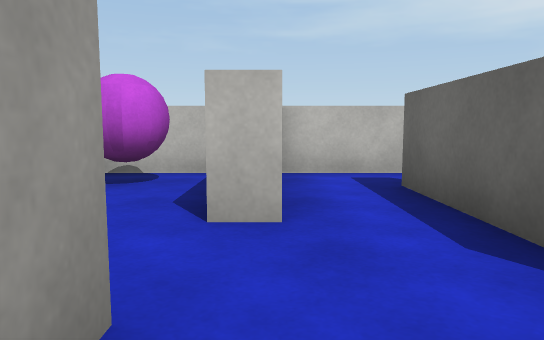
[1] (above)

24 first-person views from a walk through a Unity game level. The camera is 0.62 m above the floor, tilts 6° down and sees 70° across. The floor is counted in squares, 1 m on a side. Each view is taken from the middle of a square. On the plan, view 1 faces up. The plan holds only what a view shows up to about 10 squares ahead; the rest is blank. Surface patterns are stand-ins for the level's own textures.

[2]
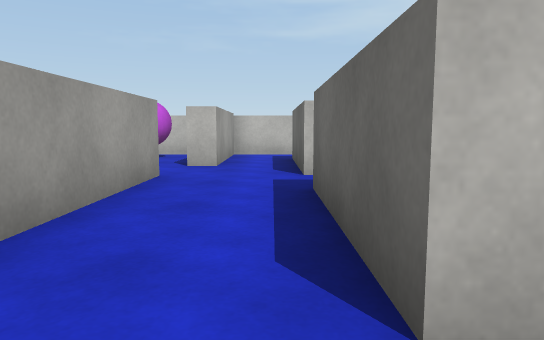

[3]
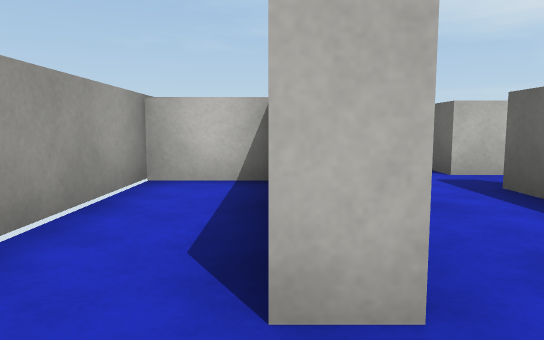

[4]
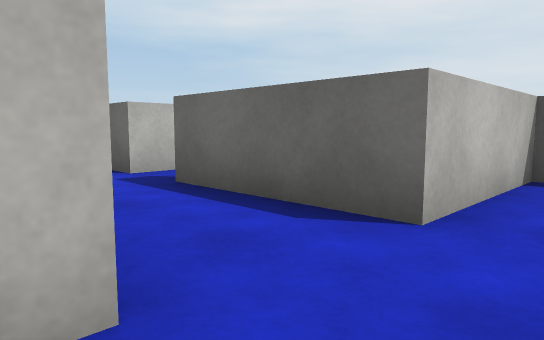

[5]
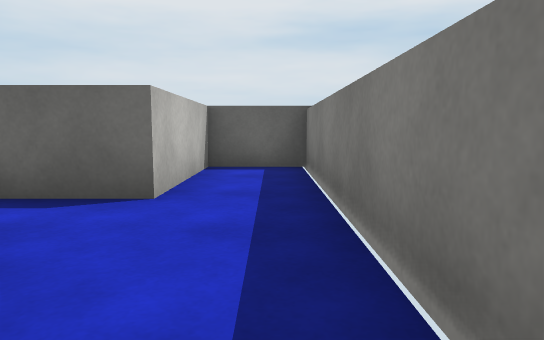

[6]
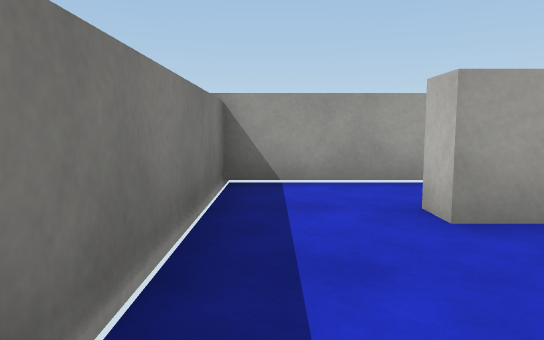

[7]
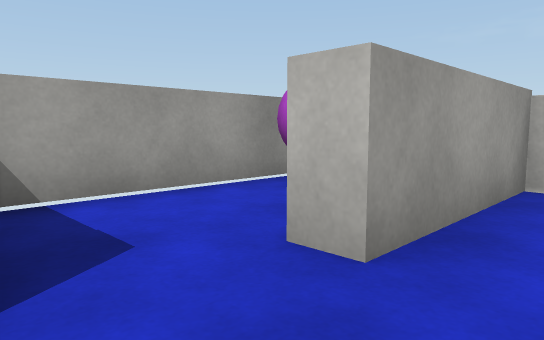

[8]
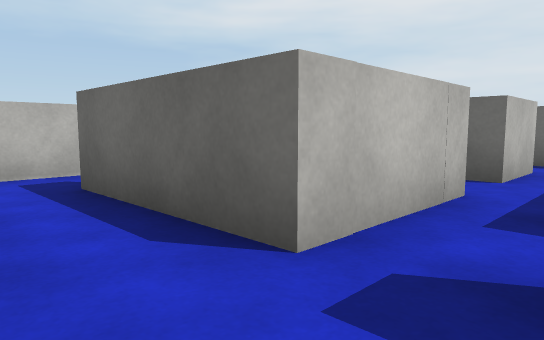

[9]
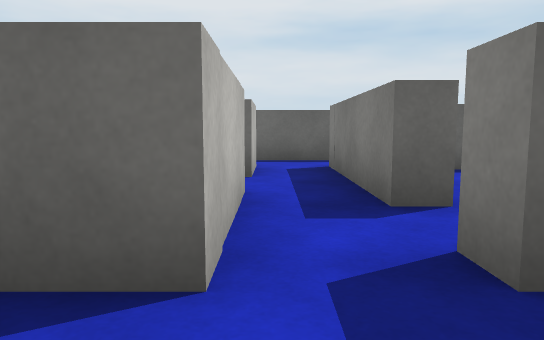

[10]
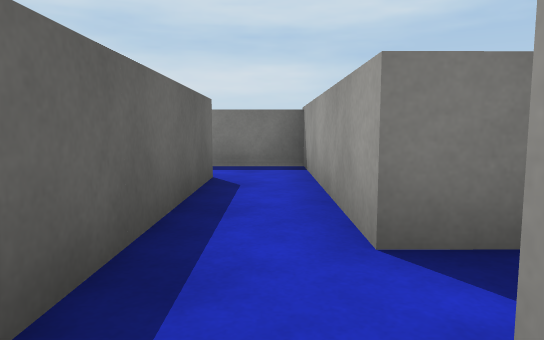

[11]
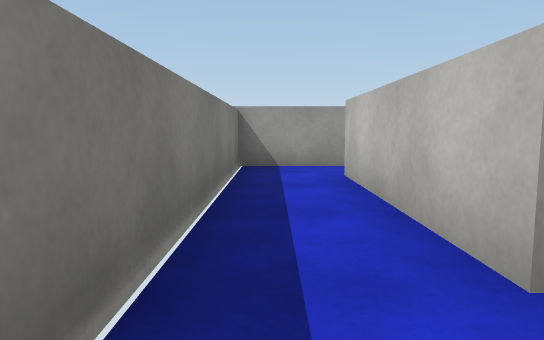

[12]
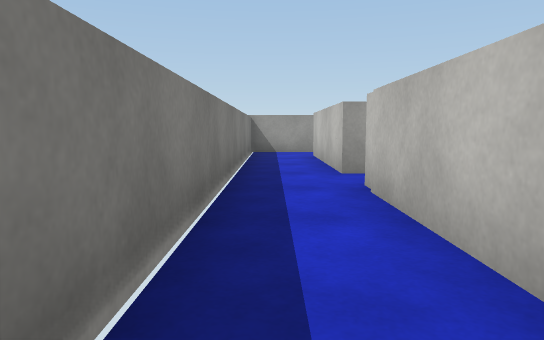

[13]
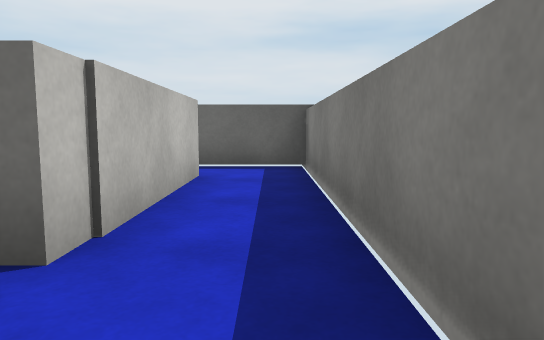

[14]
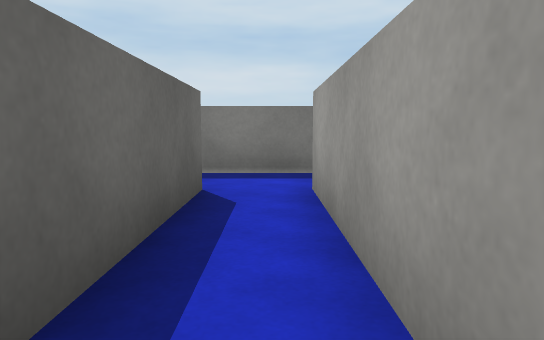

[15]
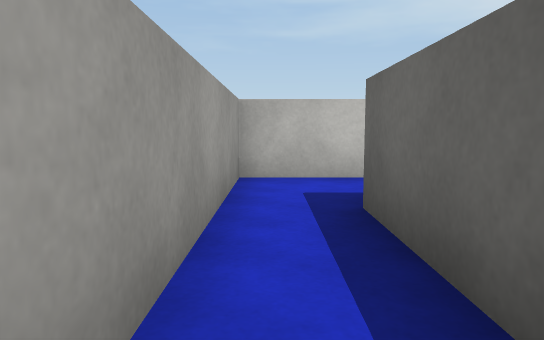

[16]
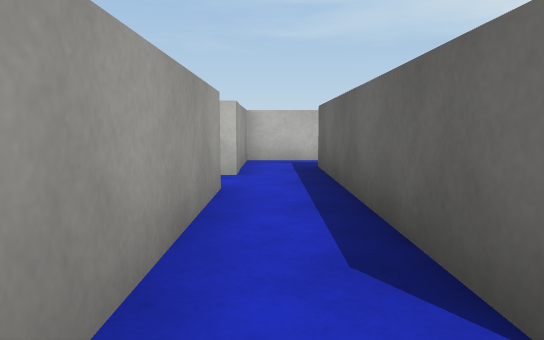

[17]
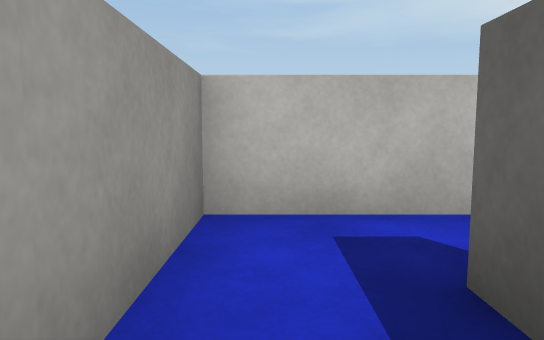

[18]
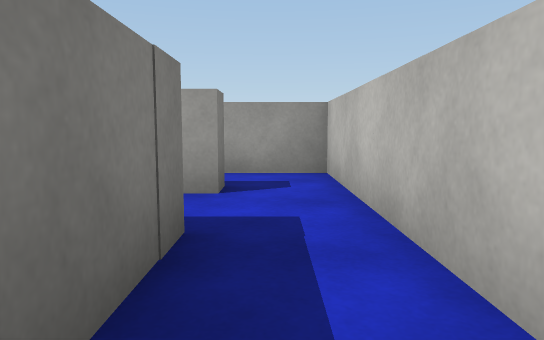

[19]
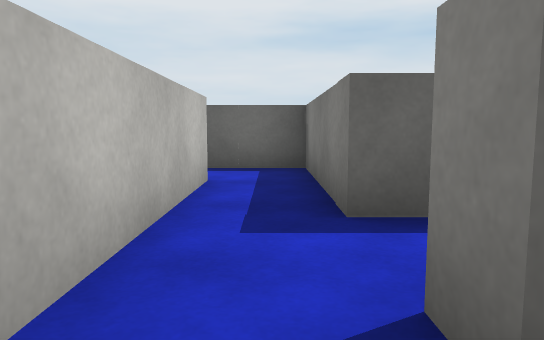

[20]
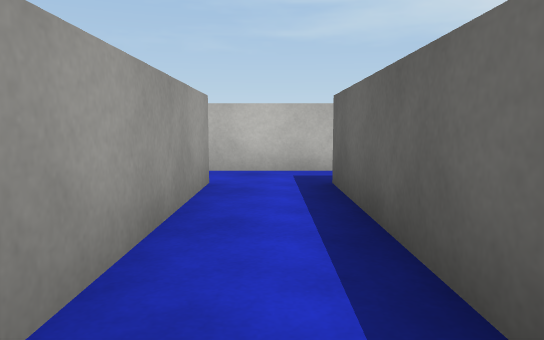

[21]
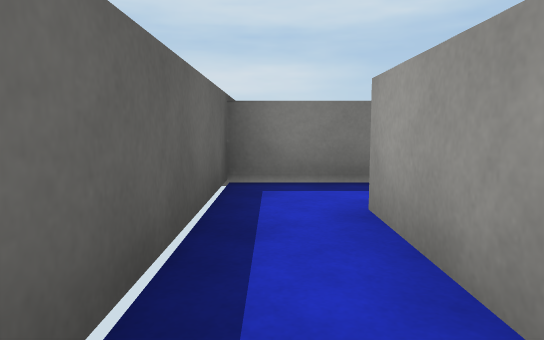

[22]
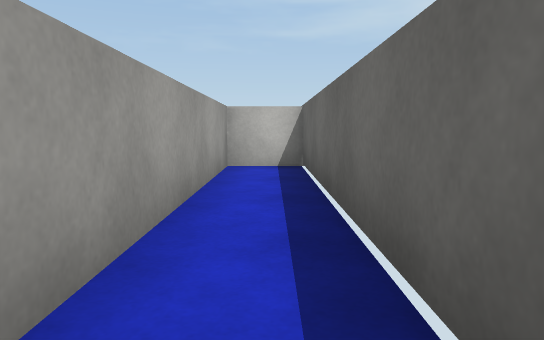

[23]
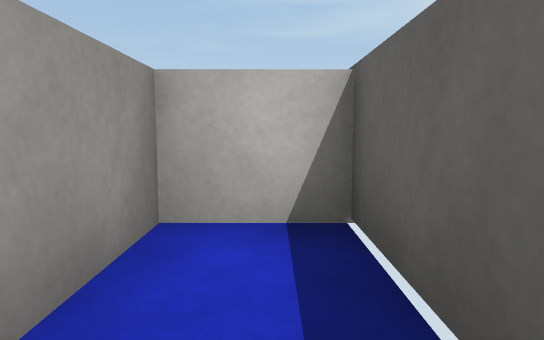

[24]
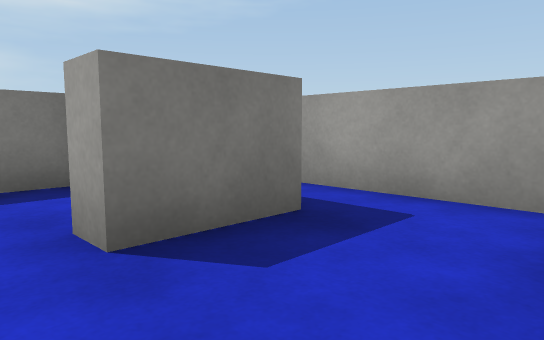

### Floor plan
Points are (right, up) in squares from view 1. A wall is a line through its corners. A room is listed if a view was taken in it or the views show most of it. See-through windows are left out.
Room 1 (views 1, 2, 6, 7, 8, 9)
walls: (-0.5, -4.6) (4.4, -4.6) (4.4, -2.8) (1.4, -2.8) (1.4, 0); (1.4, 1.3) (1.4, 2.5); (-0.5, 1.2) (-0.5, -2.8); (0.1, 2.5) (-0.5, 2.5)
ways out: opening at (-1, -3.5) to room 2; opening at (-1, 2) to room 2; opening at (1, 3.5) to room 9; opening at (2, 1)
Room 2 (views 3, 4, 5)
walls: (-2.5, 4.9) (-2.5, -4.6) (-0.5, -4.6); (-0.5, -2.8) (-1.1, -2.8); (-0.9, 5.5) (-2.5, 5.5)
ways out: opening at (-1, -3.5) to room 1; opening at (-1, 2) to room 1
objects: block (-2, 1); purple ball (-2, 4) to (-1, 5)
Room 3 (views 10, 13, 16, 17, 19)
walls: (6.5, 0) (6.5, -4.6) (11.5, -4.6); (11.6, -3) (7.8, -3) (7.8, 2.5); (7.5, 3.8) (6.5, 3.8) (6.5, 2.4)
ways out: opening at (11, -4) to room 4; opening at (8, 3) to room 7; opening at (6, 1.5)
Room 4 (views 11, 14, 15)
walls: (13.2, -2.8) (12.7, -2.8) (12.7, 0.1); (11.5, -4.6) (16.5, -4.6); (13.2, 2) (11.6, 2) (11.6, -3); (16.3, -3) (13.1, -3)
ways out: opening at (11, -4) to room 3; opening at (16, -4) to room 5; opening at (13, 1) to room 8
Room 5 (views 12, 21, 22, 23)
walls: (16.5, -4.6) (17.5, -4.6) (17.5, 3.5) (16.3, 3.5) (16.3, -3)
ways out: opening at (16, -4) to room 4
Room 6 (view 18)
walls: (11.4, 2.5) (13.2, 2.5) (13.2, 4.1)
ways out: opening at (10.5, 3) to room 7; opening at (12, 4)
Room 7 (view 20)
walls: (7.8, 2.5) (8.3, 2.5) (8.3, -1.1); (9.7, -1.1) (9.7, 2.5) (11.4, 2.5); (11.8, 3.8) (7.5, 3.8)
ways out: opening at (8, 3) to room 3; opening at (10.5, 3) to room 6
Room 8 (view 24)
walls: (13.5, -2.5) (14.2, -2.5)
ways out: opening at (13, 1) to room 4
objects: block (14, 0)
Room 9 (no view inside)
walls: (1.4, 2.5) (1.4, 4.4); (1.9, 5.5) (0.1, 5.5) (0.1, 2.5)
ways out: opening at (1, 3.5) to room 1; opening at (2, 5)

Where each view was taken, in squares from view 1:
view 1: 0 up, 0 right, facing up
view 2: 4 down, 1 right, facing up
view 3: 4 down, 1 left, facing up
view 4: 4 down, 1 left, facing up-right
view 5: 4 down, 2 left, facing right
view 6: 4 down, 2 right, facing left
view 7: 1 up, 1 right, facing up-left
view 8: 0 up, 0 right, facing up-right
view 9: 1 up, 0 right, facing right
view 10: 2 up, 7 right, facing down
view 11: 4 down, 13 right, facing left
view 12: 4 down, 17 right, facing left
view 13: 4 down, 11 right, facing right
view 14: 1 up, 12 right, facing down
view 15: 3 down, 12 right, facing up
view 16: 4 down, 7 right, facing up
view 17: 1 up, 7 right, facing up
view 18: 3 up, 12 right, facing left
view 19: 3 up, 7 right, facing right
view 20: 2 down, 9 right, facing up
view 21: 0 up, 17 right, facing down
view 22: 3 down, 17 right, facing up
view 23: 1 up, 17 right, facing up
view 24: 2 up, 15 right, facing down-left
